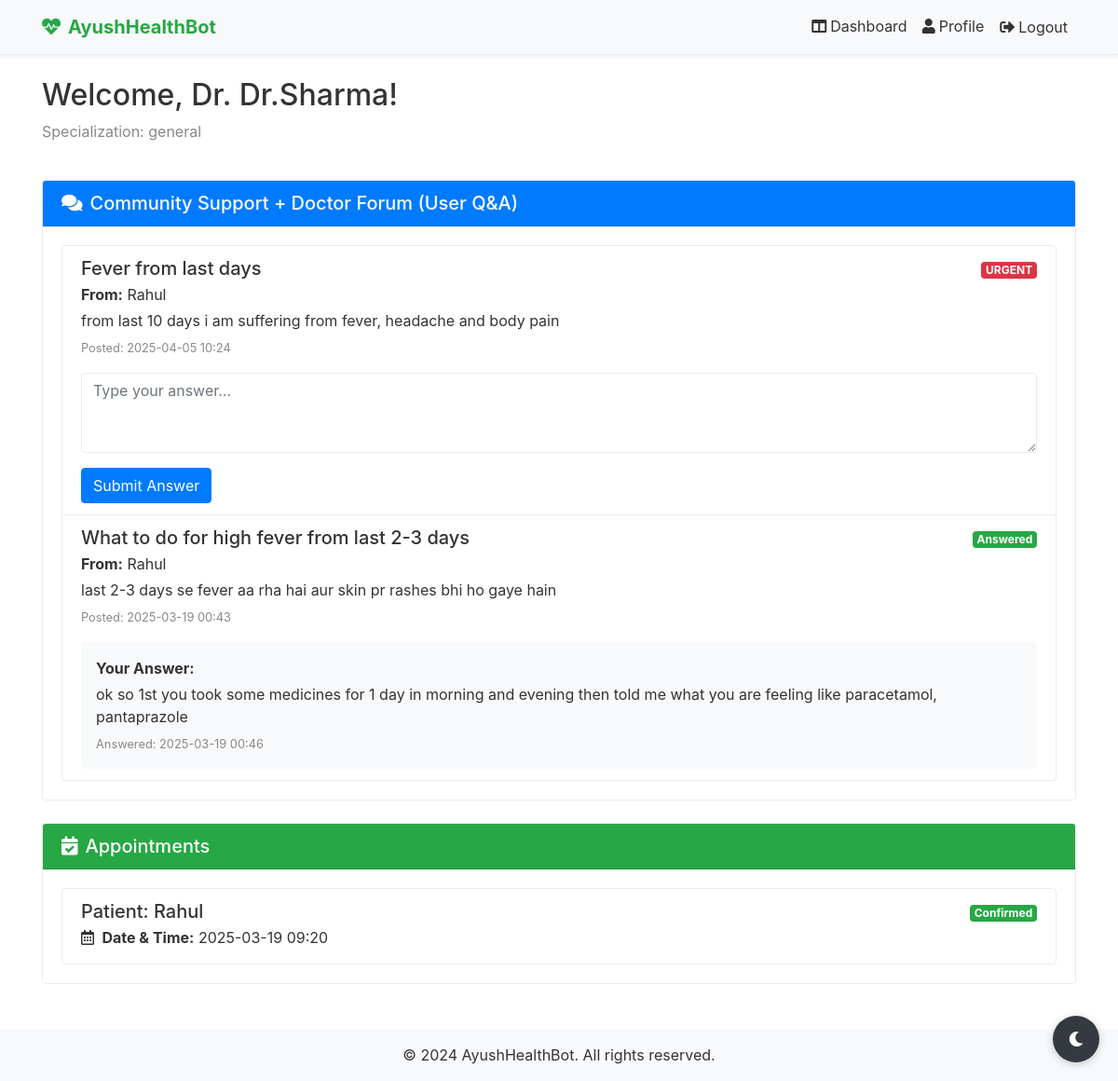
The app's page /doctors/dashboard (signed in) with its own data.
### models.py (models this page shows, shortened)
class User(UserMixin, db.Model):
    __tablename__ = 'users'
    id = db.Column(db.Integer, primary_key=True)
    username = db.Column(db.String(80), unique=True, nullable=False)
    email = db.Column(db.String(120), unique=True, nullable=False)
    password_hash = db.Column(db.String(128))
    role = db.Column(db.String(20), nullable=False, default='patient')  # 'patient' or 'doctor'
    specialization = db.Column(db.String(50))  # Only for doctors
    created_at = db.Column(db.DateTime, default=datetime.utcnow, nullable=True)
    questions_asked = db.relationship('Question', backref='patient', lazy=True, foreign_keys='Question.patient_id')
    questions_answered = db.relationship('Question', backref='doctor', lazy=True, foreign_keys='Question.doctor_id')
    appointments_patient = db.relationship('Appointment', backref='patient', lazy=True, foreign_keys='Appointment.patient_id')
    appointments_doctor = db.relationship('Appointment', backref='doctor', lazy=True, foreign_keys='Appointment.doctor_id')
    @property
    def is_authenticated(self):
        return True

class Question(db.Model):
    __tablename__ = 'questions'
    id = db.Column(db.Integer, primary_key=True)
    title = db.Column(db.String(200), nullable=False)
    description = db.Column(db.Text, nullable=False)
    specialization = db.Column(db.String(50), nullable=False)
    urgent = db.Column(db.Boolean, default=False)
    created_at = db.Column(db.DateTime, default=datetime.utcnow)
    answered = db.Column(db.Boolean, default=False)
    answered_at = db.Column(db.DateTime)
    answer = db.Column(db.Text)
    patient_id = db.Column(db.Integer, db.ForeignKey('users.id'), nullable=False)
    doctor_id = db.Column(db.Integer, db.ForeignKey('users.id'))

class Appointment(db.Model):
    __tablename__ = 'appointments'
    id = db.Column(db.Integer, primary_key=True)
    appointment_date = db.Column(db.DateTime, nullable=False)
    status = db.Column(db.String(20), default='pending')  # pending, confirmed, cancelled
    created_at = db.Column(db.DateTime, default=datetime.utcnow)
    updated_at = db.Column(db.DateTime, default=datetime.utcnow, onupdate=datetime.utcnow)
    patient_id = db.Column(db.Integer, db.ForeignKey('users.id'), nullable=False)
    doctor_id = db.Column(db.Integer, db.ForeignKey('users.id'), nullable=False)

### routes/doctors.py (the view)
@doctors.route('/dashboard')
@login_required
def dashboard():
    if current_user.role != 'doctor':
        flash('Access denied. Doctor privileges required.', 'danger')
        return redirect(url_for('index'))
    questions = Question.query.filter_by(
        specialization=current_user.specialization
    ).order_by(
        Question.answered.asc(),  # Unanswered first
        Question.urgent.desc(),   # Urgent first
        Question.created_at.desc() # Most recent first
    ).all()
    appointments = Appointment.query.filter_by(
        doctor_id=current_user.id
    ).order_by(Appointment.appointment_date.asc()).all()
    return render_template('doctor_dashboard.html',
                         questions=questions,
                         appointments=appointments)

### app.py (called while the page is built)
@login_manager.user_loader
def load_user(user_id):
    return User.query.get(int(user_id))

### templates/doctor_dashboard.html (shortened to what this page needs)
{% extends "base.html" %}
{% block content %}
<div class="container mt-4">
    <div class="row">
        <div class="col-md-12">
            <h2>Welcome, Dr. {{ current_user.username }}!</h2>
            <p class="text-muted">Specialization: {{ current_user.specialization }}</p>
        </div>
    </div>
    <div class="row mt-4">
        <div class="col-md-12 mb-4">
            <div class="card">
                <div class="card-header bg-primary text-white">
                    <h5 class="card-title mb-0">
                        <i class="fas fa-comments mr-2"></i>Community Support + Doctor Forum (User Q&A)
                    </h5>
                </div>
                <div class="card-body">
                    {% if questions %}
                        <div class="list-group">
                            {% for question in questions %}
                                {% if question.urgent and not question.answered %}
                                    <div class="list-group-item list-group-item-danger">
                                        <div class="d-flex justify-content-between align-items-center">
                                            <h5 class="mb-1">{{ question.title }}</h5>
                                            <span class="badge badge-danger">URGENT</span>
                                        </div>
                                        <p class="mb-1"><strong>From:</strong> {{ question.patient.username }}</p>
                                        <p class="mb-1">{{ question.description }}</p>
                                        <small class="text-muted">Posted: {{ question.created_at.strftime('%Y-%m-%d %H:%M') }}</small>
                                        <form action="{{ url_for('doctors.answer_question', question_id=question.id) }}" method="POST" class="mt-3">
                                            <div class="form-group">
                                                <textarea class="form-control" name="answer" rows="3" placeholder="Type your answer..." required></textarea>
                                            </div>
                                            <button type="submit" class="btn btn-primary">Submit Answer</button>
                                        </form>
                                    </div>
                                {% endif %}
                            {% endfor %}
                            {% for question in questions %}
                                {% if question.answered %}
                                    <div class="list-group-item">
                                        <div class="d-flex justify-content-between align-items-center">
                                            <h5 class="mb-1">{{ question.title }}</h5>
                                            <span class="badge badge-success">Answered</span>
                                        </div>
                                        <p class="mb-1"><strong>From:</strong> {{ question.patient.username }}</p>
                                        <p class="mb-1">{{ question.description }}</p>
                                        <small class="text-muted">Posted: {{ question.created_at.strftime('%Y-%m-%d %H:%M') }}</small>
                                        <div class="mt-3 p-3 bg-light rounded">
                                            <p class="mb-1"><strong>Your Answer:</strong></p>
                                            <p class="mb-1">{{ question.answer }}</p>
                                            <small class="text-muted">Answered: {{ question.answered_at.strftime('%Y-%m-%d %H:%M') }}</small>
                                        </div>
                                    </div>
                                {% endif %}
                            {% endfor %}
                        </div>
                    {% else %}
                        <p class="text-center text-muted">No questions have been asked in your specialization yet.</p>
                    {% endif %}
                </div>
            </div>
        </div>
    </div>
    <div class="row">
        <div class="col-md-12">
            <div class="card">
                <div class="card-header bg-success text-white">
                    <h5 class="card-title mb-0">
                        <i class="fas fa-calendar-check mr-2"></i>Appointments
                    </h5>
                </div>
                <div class="card-body">
                    {% if appointments %}
                        <div class="list-group">
                            {% for appointment in appointments %}
                                <div class="list-group-item">
                                    <div class="d-flex justify-content-between align-items-center">
                                        <h5 class="mb-1">Patient: {{ appointment.patient.username }}</h5>
                                        {% if appointment.status == 'pending' %}
                                            <span class="badge badge-warning">Pending</span>
                                        {% elif appointment.status == 'confirmed' %}
                                            <span class="badge badge-success">Confirmed</span>
                                        {% else %}
                                            <span class="badge badge-danger">Cancelled</span>
                                        {% endif %}
                                    </div>
                                    <p class="mb-1">
                                        <i class="far fa-calendar-alt mr-1"></i>
                                        <strong>Date & Time:</strong> {{ appointment.appointment_date.strftime('%Y-%m-%d %H:%M') }}
                                    </p>
                                </div>
                            {% endfor %}
                        </div>
                    {% else %}
                        <p class="text-center text-muted">No appointments scheduled.</p>
                    {% endif %}
                </div>
            </div>
        </div>
    </div>
</div>
{% endblock %}

### templates/base.html (shortened to what this page needs)
<!DOCTYPE html>
<html lang="en">
<head>
    <link rel="stylesheet" href="https://stackpath.bootstrapcdn.com/bootstrap/4.5.2/css/bootstrap.min.css">
    <link rel="stylesheet" href="https://cdnjs.cloudflare.com/ajax/libs/font-awesome/5.15.4/css/all.min.css">
</head>
<body>
    <nav class="navbar navbar-expand-lg navbar-light shadow-sm">
        <div class="container">
            <a class="navbar-brand" href="{{ url_for('index') }}">
                <i class="fas fa-heartbeat mr-2"></i>AyushHealthBot
            </a>
            <div class="collapse navbar-collapse" id="navbarNav">
                <ul class="navbar-nav ml-auto">
                    {% if current_user.is_authenticated %}
                        <li class="nav-item">
                            <a class="nav-link" href="{% if current_user.role == 'patient' %}{{ url_for('users.dashboard') }}{% else %}{{ url_for('doctors.dashboard') }}{% endif %}">
                                <i class="fas fa-columns mr-1"></i>Dashboard
                            </a>
                        </li>
                        <li class="nav-item">
                            <a class="nav-link" href="{{ url_for('auth.profile') }}">
                                <i class="fas fa-user mr-1"></i>Profile
                            </a>
                        </li>
                        <li class="nav-item">
                            <form action="{{ url_for('auth.logout') }}" method="POST" class="d-inline">
                                <button type="submit" class="btn btn-link nav-link">
                                    <i class="fas fa-sign-out-alt mr-1"></i>Logout
                                </button>
                            </form>
                        </li>
                    {% endif %}
                </ul>
            </div>
        </div>
    </nav>
        {% block content %}{% endblock %}
    <footer class="py-3 mt-5">
        <div class="container text-center">
            <p class="mb-0">&copy; 2024 AyushHealthBot. All rights reserved.</p>
    </div>
    </footer>
</body>
</html>

### templates/base.html (style rules this page uses)
:root { --primary-color: #28a745; --secondary-color: #6c757d; --background-color: #ffffff; --text-color: #333333; --card-bg: #ffffff; --border-color: #e9ecef; --dark-mode-toggle-bg: #343a40; --dark-mode-toggle-color: #ffffff; --navbar-bg: #f8f9fa; --navbar-color: #333333; --input-bg: #ffffff; --input-color: #333333; --footer-bg: #f8f9fa; }
body { background-color: var(--background-color); color: var(--text-color); transition: background-color 0.3s ease, color 0.3s ease; }
.navbar { background-color: var(--navbar-bg) !important; border-bottom: 1px solid var(--border-color); }
.navbar-brand { font-weight: bold; color: var(--primary-color) !important; }
.nav-link { color: var(--navbar-color) !important; }
.card, .modal-content { background-color: var(--card-bg); color: var(--text-color); border-color: var(--border-color); }
.form-control { background-color: var(--input-bg); color: var(--input-color); border-color: var(--border-color); }
footer { background-color: var(--footer-bg) !important; color: var(--text-color); }
.list-group-item { background-color: var(--card-bg); color: var(--text-color); border-color: var(--border-color); }
.text-muted { color: #888 !important; }

### records on screen
User: username "Dr.Sharma", specialization "general"
Question: title "Fever from last days", patient.username "Rahul", description "from last 10 days i am suffering from fever, headache and body pain", created_at "2025-04-05 10:24"
Question: title "What to do for high fever from last 2-3 days", patient.username "Rahul", description "last 2-3 days se fever aa rha hai aur skin pr rashes bhi ho gaye hain", created_at "2025-03-19 00:43", answer "ok so 1st you took some medicines for 1 day in morning and evening then told me what you are feeling like paracetamol, pantaprazole", answered_at "2025-03-19 00:46"
Appointment: patient.username "Rahul", status "Confirmed", appointment_date "2025-03-19 09:20"
